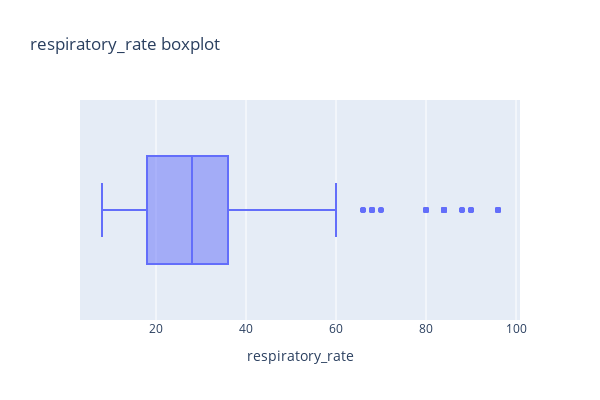

Notebook code cell kept with this figure:
### Code cell
fig = px.box(
    data_frame=row_df,
    x='respiratory_rate',
    height=400,
    width=600,
    title='respiratory_rate boxplot'
);
fig.show()

### Figure 1 — Plotly figure (JSON) as saved in the notebook; plotly's stock layout.template omitted (floating-point values rounded to 4 significant figures; data arrays with more than 128 entries replaced by an {"elided": "..."} marker saying what was removed)
{"data": [{"alignmentgroup": "True", "hovertemplate": "respiratory_rate=%{x}<extra></extra>", "legendgroup": "", "marker": {"color": "#636efa"}, "name": "", "notched": false, "offsetgroup": "", "orientation": "h", "showlegend": false, "type": "box", "x": {"elided": "1231 int values"}, "x0": " ", "xaxis": "x", "y0": " ", "yaxis": "y"}], "layout": {"boxmode": "group", "height": 400, "legend": {"tracegroupgap": 0}, "title": {"text": "respiratory_rate boxplot"}, "width": 600, "xaxis": {"anchor": "y", "domain": [0, 1], "title": {"text": "respiratory_rate"}}, "yaxis": {"anchor": "x", "domain": [0, 1]}}}
